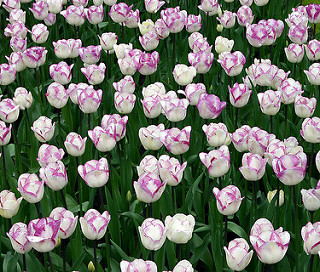
#> input picture Skin-Detection/tulip.jpg, 320 x 272 px, found by its file name
$ python convertGrayscale.py
#> lines starting #> are read from the running program, lines starting #| are printed output that depends on the picture
import cv2

img = cv2.imread("SkinDetection/tulip.jpg")
#> img is the input picture: shape (272, 320, 3); mean B, G, R 100.6, 112.8, 107.7
imgGray = cv2.cvtColor(img, cv2.COLOR_BGR2GRAY)
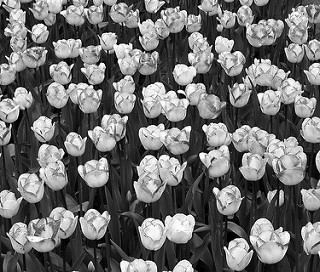
#> imgGray: shape (272, 320); min 0, max 255, mean 109.9

cv2.imwrite('gbGray.jpg',imgGray)
